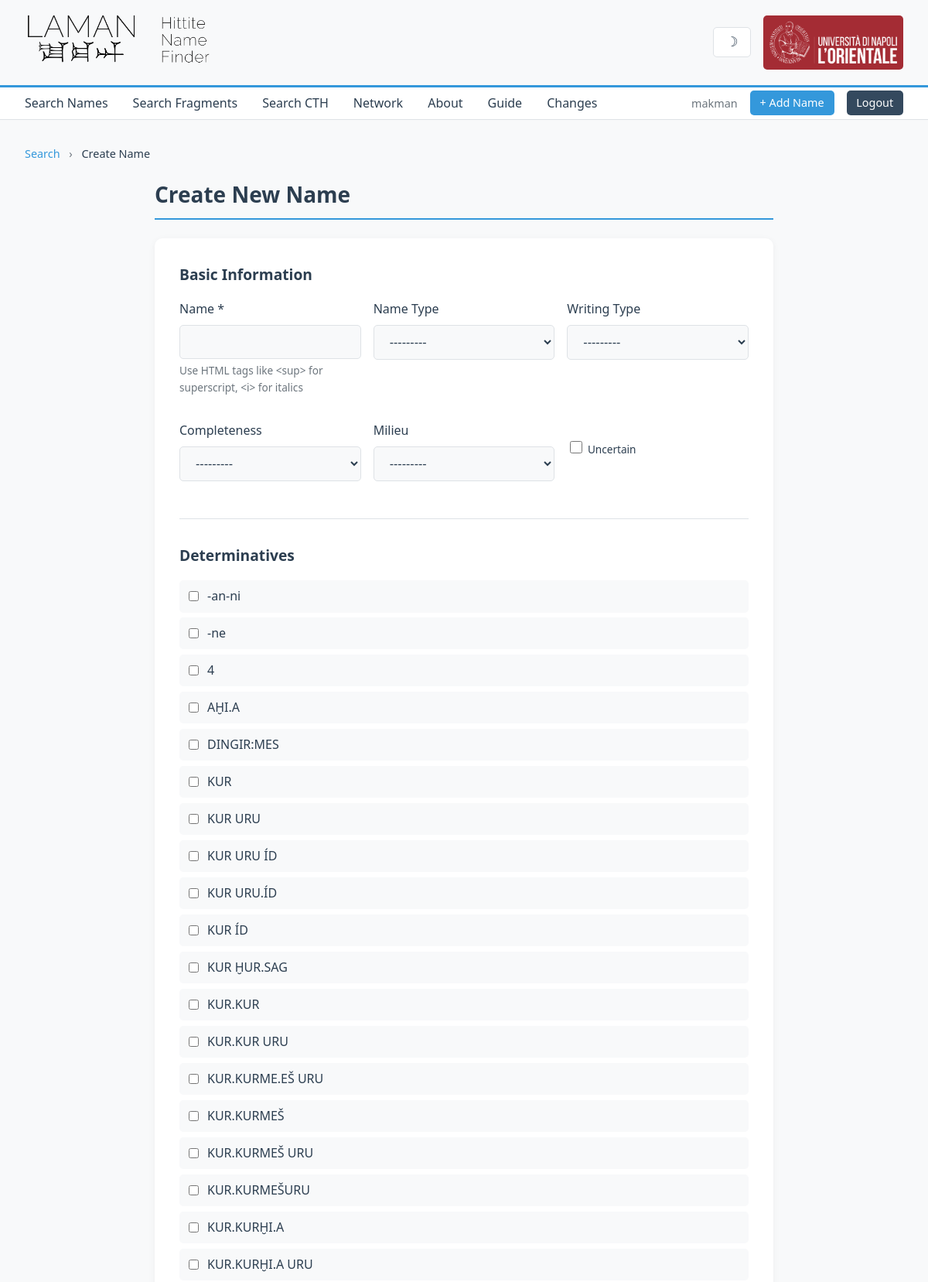
/name/create/ (signed in, upper part), run on the app's committed database.
### namefinder/models.py (models this page shows)
class Determinative(models.Model):
    name = models.CharField(max_length=100, unique=True)
    class Meta:
        verbose_name = "Determinative"
        verbose_name_plural = "Determinatives"
        ordering = ['name']
    def __str__(self):
        return self.name

### namefinder/views.py (the view)
# urls.py: path('name/create/', views.name_create, name='name_create'),
@login_required
def name_create(request):
    if request.method == 'POST':
        form = NameForm(request.POST)
        if form.is_valid():
            name = form.save()
            messages.success(request, f'Name "{name.name}" created successfully.')
            return redirect('namefinder:name_detail', pk=name.pk)
    else:
        form = NameForm()
    return render(request, 'namefinder/name_form.html', {
        'form': form,
        'action': 'Create',
        'title': 'Create New Name',
    })

### namefinder/models.py (called while the page is built)
    def __str__(self):
        return self.name

    def __str__(self):
        return self.name

    def __str__(self):
        return self.name

    def __str__(self):
        return self.name

### namefinder/templates/namefinder/name_form.html (shortened to what this page needs)
{% extends 'namefinder/base.html' %}
{% load static %}
{% block content %}
<div class="breadcrumb">
    <a href="{% url 'namefinder:index' %}">Search</a>
    <span>›</span>
    {% if object %}
    <a href="{% url 'namefinder:name_detail' object.id %}">{{ object.name|safe }}</a>
    <span>›</span>
    Edit
    {% else %}
    Create Name
    {% endif %}
</div>
<div class="form-container">
    <h1 class="page-title">{{ title }}</h1>
    <form method="post" class="detail-form">
        <div class="form-section">
            <h2>Basic Information</h2>
            <div class="form-grid">
                <div class="form-group">
                    <label for="id_name">Name *</label>
                    {{ form.name }}
                    <div class="form-help">Use HTML tags like &lt;sup&gt; for superscript, &lt;i&gt; for italics</div>
                </div>
                <div class="form-group">
                    <label for="id_name_type">Name Type</label>
                    {{ form.name_type }}
                </div>
                <div class="form-group">
                    <label for="id_writing_type">Writing Type</label>
                    {{ form.writing_type }}
                </div>
                <div class="form-group">
                    <label for="id_completeness">Completeness</label>
                    {{ form.completeness }}
                </div>
                <div class="form-group">
                    <label for="id_milieu">Milieu</label>
                    {{ form.milieu }}
                </div>
                <div class="form-group form-checkbox-wrapper">
                    <label class="checkbox-label">
                        {{ form.uncertain }}
                        <span>Uncertain</span>
                    </label>
                </div>
            </div>
        </div>
        <div class="form-section">
            <h2>Determinatives</h2>
            <div class="checkbox-group">
                {% for checkbox in form.determinatives %}
                <label class="checkbox-item">
                    {{ checkbox.tag }}
                    <span>{{ checkbox.choice_label }}</span>
                </label>
                {% endfor %}
            </div>
        </div>
    </form>
</div>
{% endblock %}

### namefinder/templates/namefinder/base.html (shortened to what this page needs)
{% load static %}
<!DOCTYPE html>
<html lang="en" data-theme="light">
<head>
    <link rel="stylesheet" href="{% static 'css/style.css' %}">
    <link rel="stylesheet" href="{% static 'css/guide.css' %}">
</head>
<body>
    <header>
        <div class="header-content">
            <div class="logo-section">
                <a href="{% url 'namefinder:index' %}">
                    <img src="{% static 'img/laman.png' %}" alt="LAMAN Logo" id="laman-logo">
                </a>
            </div>
            <div class="header-right">
                <button class="theme-toggle" id="theme-toggle" title="Toggle dark mode">
                    <span class="icon" id="theme-icon">☽</span>
                </button>
                <div class="partner-logos">
                    <img src="{% static 'img/logo Napoli.png' %}" alt="University of Naples Logo">
                </div>
            </div>
        </div>
    </header>
    <nav>
        <ul class="nav-main">
            <li><a href="{% url 'namefinder:index' %}" class="{% if request.resolver_match.url_name == 'index' %}active{% endif %}">Search Names</a></li>
            <li><a href="{% url 'namefinder:fragment_search' %}" class="{% if request.resolver_match.url_name == 'fragment_search' or request.resolver_match.url_name == 'fragment_detail' %}active{% endif %}">Search Fragments</a></li>
            <li><a href="{% url 'namefinder:cth_search' %}" class="{% if request.resolver_match.url_name == 'cth_search' or request.resolver_match.url_name == 'cth_detail' %}active{% endif %}">Search CTH</a></li>
            <li><a href="{% url 'namefinder:network' %}" class="{% if request.resolver_match.url_name == 'network' %}active{% endif %}">Network</a></li>
            <li><a href="{% url 'namefinder:about' %}" class="{% if request.resolver_match.url_name == 'about' %}active{% endif %}">About</a></li>
            <li><a href="{% url 'namefinder:guide' %}" class="{% if request.resolver_match.url_name == 'guide' %}active{% endif %}">Guide</a></li>
            {% if user.is_authenticated %}
            <li><a href="{% url 'namefinder:changes' %}" class="{% if request.resolver_match.url_name == 'changes' %}active{% endif %}">Changes</a></li>
            {% endif %}
        </ul>
        <ul class="nav-auth">
            {% if user.is_authenticated %}
            <li class="user-info">{{ user.username }}</li>
            <li><a href="{% url 'namefinder:name_create' %}" class="nav-btn">+ Add Name</a></li>
            <li><a href="{% url 'namefinder:logout' %}" class="nav-btn nav-btn-secondary">Logout</a></li>
            {% else %}
            <li><a href="{% url 'namefinder:login' %}" class="nav-btn">Login</a></li>
            {% endif %}
        </ul>
    </nav>
    <main>
        {% block content %}{% endblock %}
    </main>
</body>
</html>

### namefinder/static/css/style.css (style rules this page uses)
:root { --primary-color: #2c3e50; --secondary-color: #34495e; --accent-color: #3498db; --deity-color: #9b59b6; --person-color: #3498db; --place-color: #27ae60; --background-color: #f8f9fa; --card-background: #ffffff; --text-color: #2c3e50; --text-muted: #6c757d; --border-color: #dee2e6; --napoli-red: #a42c34; --header-background: #f8f9fa; --footer-bg: #2c3e50; --footer-text: #ffffff; }
* { box-sizing: border-box; }
html { transition: background-color 0.3s ease, color 0.3s ease; }
body { font-family: 'Segoe UI', 'Roboto', 'Helvetica Neue', Arial, sans-serif; background-color: var(--background-color); color: var(--text-color); margin: 0; padding: 0; line-height: 1.6; }
header { background: var(--header-background); color: var(--text-color); padding: 1rem 2rem; box-shadow: 0 2px 10px rgba(0,0,0,0.1); border-bottom: 3px solid var(--accent-color); }
.theme-toggle { background: var(--card-background); border: 1px solid var(--border-color); border-radius: 5px; padding: 0.5rem 1rem; cursor: pointer; display: flex; align-items: center; gap: 0.5rem; font-size: 0.9rem; color: var(--text-color); transition: all 0.2s ease; }
.theme-toggle .icon { font-size: 1.1rem; }
.header-content { max-width: 1400px; margin: 0 auto; display: flex; justify-content: space-between; align-items: center; flex-wrap: wrap; gap: 1rem; }
.logo-section { display: flex; align-items: center; gap: 1rem; }
.logo-section img { height: 70px; width: auto; }
.partner-logos { display: flex; align-items: center; gap: 1rem; }
.header-right { display: flex; align-items: center; gap: 1rem; }
.partner-logos img { height: 70px; width: auto; background: #a42c34; padding: 5px; border-radius: 5px; }
nav { background-color: var(--card-background); border-bottom: 1px solid var(--border-color); padding: 0.5rem 2rem; display: flex; justify-content: space-between; align-items: center; max-width: 100%; }
nav ul { margin: 0; padding: 0; list-style: none; display: flex; gap: 1.5rem; align-items: center; }
nav .nav-main { gap: 2rem; }
nav .nav-auth { gap: 1rem; }
nav a { color: var(--text-color); text-decoration: none; font-weight: 500; padding: 0.5rem 0; border-bottom: 2px solid transparent; transition: all 0.2s ease; }
.nav-btn { padding: 0.4rem 0.8rem !important; border-radius: 5px; border: none !important; background: var(--accent-color); color: white !important; font-size: 0.9rem; }
.nav-btn-secondary { background: var(--secondary-color); }
.user-info { color: var(--text-muted); font-size: 0.9rem; }
main { max-width: 1400px; margin: 2rem auto; padding: 0 2rem; }
.page-title { font-size: 1.75rem; color: var(--primary-color); margin-bottom: 1.5rem; padding-bottom: 0.5rem; border-bottom: 2px solid var(--accent-color); }
.breadcrumb { margin-bottom: 1rem; font-size: 0.9rem; }
.breadcrumb a { color: var(--accent-color); text-decoration: none; }
.breadcrumb span { color: var(--text-muted); margin: 0 0.5rem; }
.form-container { max-width: 800px; margin: 0 auto; }
.detail-form { background: var(--card-background); border-radius: 10px; padding: 2rem; box-shadow: 0 2px 10px rgba(0,0,0,0.05); }
.form-section { margin-bottom: 2rem; padding-bottom: 2rem; border-bottom: 1px solid var(--border-color); }
.form-section h2 { margin-top: 0; margin-bottom: 1rem; font-size: 1.2rem; }
.form-grid { display: grid; grid-template-columns: repeat(auto-fit, minmax(200px, 1fr)); gap: 1rem; }
.form-group { margin-bottom: 1rem; }
.form-group label { display: block; margin-bottom: 0.5rem; font-weight: 500; color: var(--text-color); }
.form-input, .form-select, .form-textarea { width: 100%; padding: 0.75rem 1rem; border: 1px solid var(--border-color); border-radius: 5px; font-size: 1rem; background: var(--background-color); color: var(--text-color); transition: border-color 0.2s ease; }
.form-checkbox-wrapper { display: flex; align-items: center; }
.checkbox-label { display: flex; align-items: center; gap: 0.5rem; cursor: pointer; }
.checkbox-group { display: flex; flex-wrap: wrap; gap: 1rem; }
.checkbox-item { display: flex; align-items: center; gap: 0.5rem; cursor: pointer; padding: 0.5rem; border-radius: 5px; background: var(--background-color); }
.form-help { color: var(--text-muted); font-size: 0.85rem; margin-top: 0.25rem; }
.checkbox-group { display: flex; flex-direction: column; gap: 0.4rem; }
.checkbox-label { display: flex; align-items: center; gap: 0.5rem; font-size: 0.85rem; cursor: pointer; }
.checkbox-label input[type="checkbox"] { min-width: auto; width: 16px; height: 16px; }

### data on the page
Determinative: choice_label "-an-ni"
Determinative: choice_label "-ne"
Determinative: choice_label "AḪI.A"
Determinative: choice_label "DINGIR:MES"
Determinative: choice_label "KUR"
Determinative: choice_label "KUR URU"
Determinative: choice_label "KUR URU ÍD"
Determinative: choice_label "KUR URU.ÍD"
Determinative: choice_label "KUR ÍD"
Determinative: choice_label "KUR ḪUR.SAG"
Determinative: choice_label "KUR.KUR"
Determinative: choice_label "KUR.KUR URU"
Determinative: choice_label "KUR.KURME.EŠ URU"
Determinative: choice_label "KUR.KURMEŠ"
Determinative: choice_label "KUR.KURMEŠ URU"
Determinative: choice_label "KUR.KURMEŠURU"
Determinative: choice_label "KUR.KURḪI.A"
Determinative: choice_label "KUR.KURḪI.A URU"

### other printed values
{{ user.username }} "makman"
{{ title }} "Create New Name"
{{ checkbox.choice_label }} "4"
